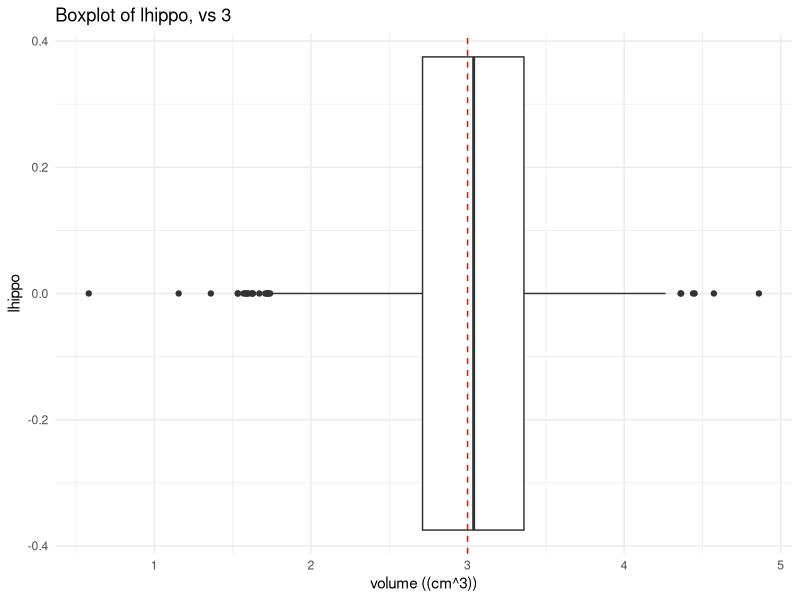
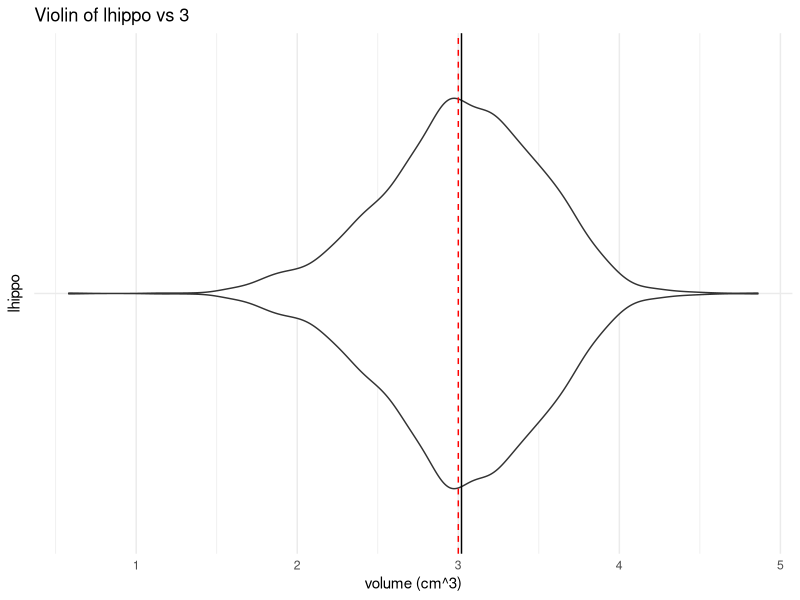
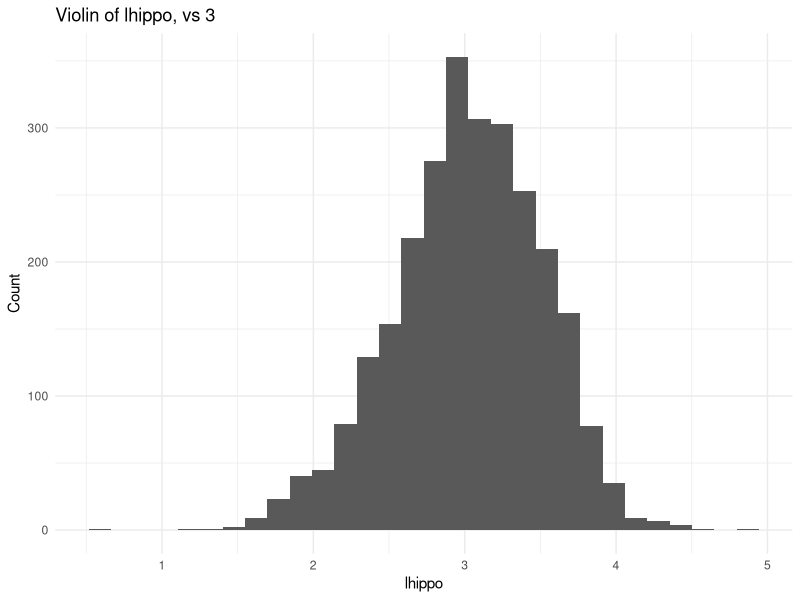
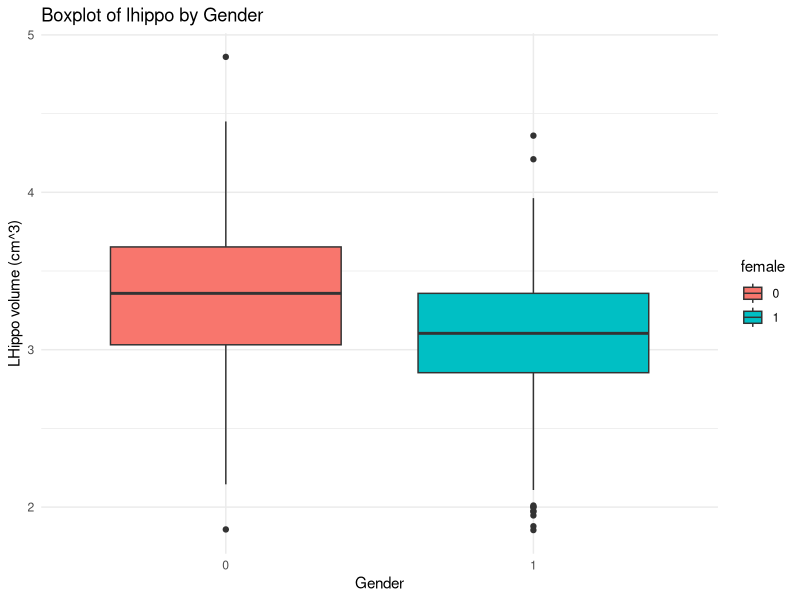
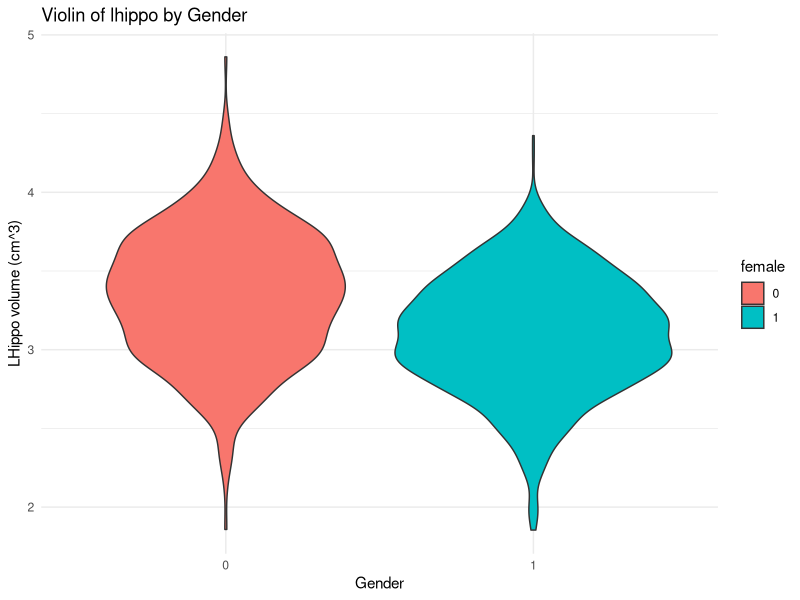
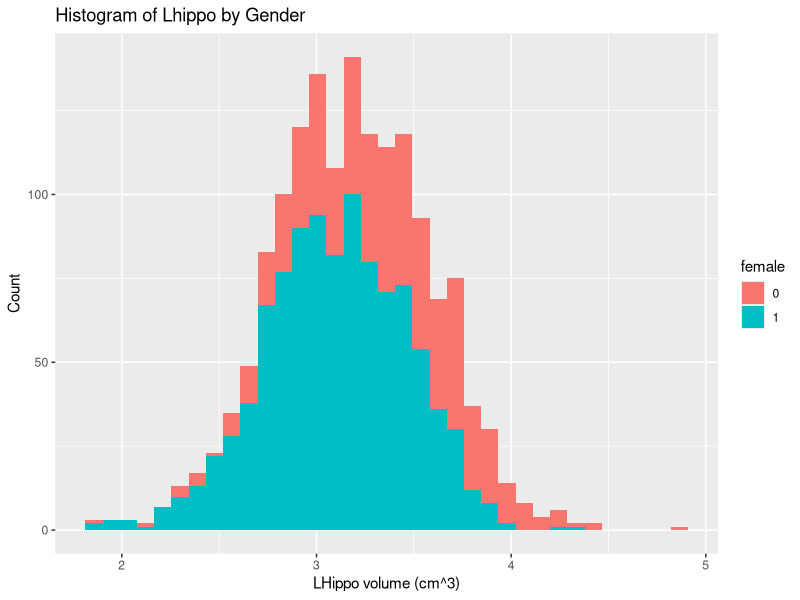
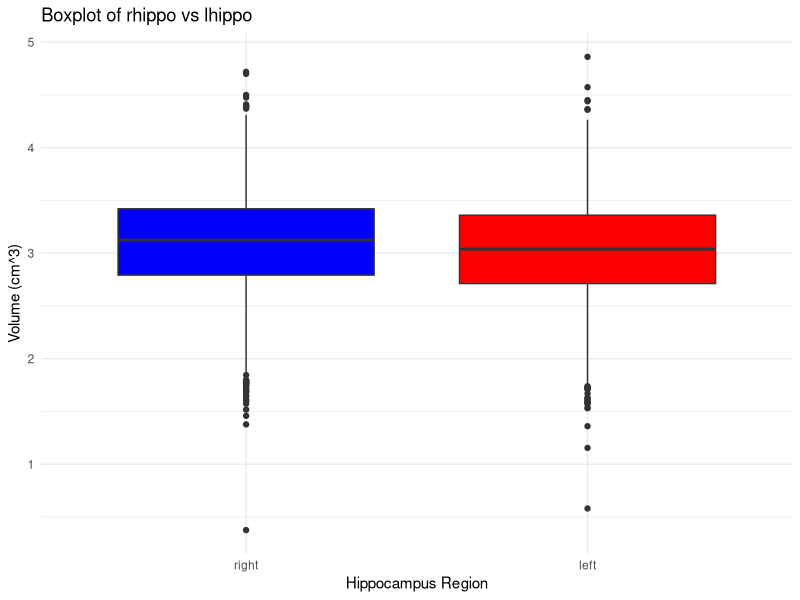
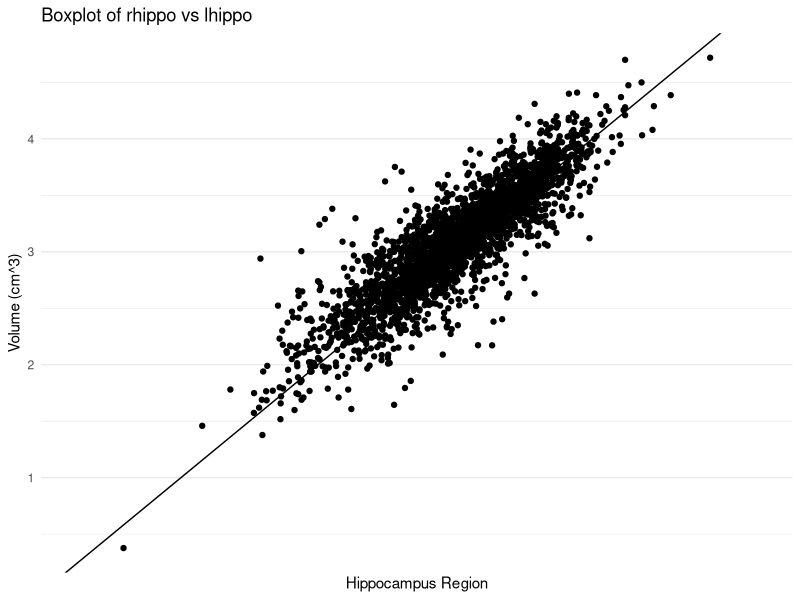

Reproduce these figures in R, in order.
## ---- chunk 1
#| code-fold: true
#| 
library(tidyverse)
library(ggplot2)
## ---- chunk 2
#| code-fold: true

alzheimer_data <- read.csv('data/alzheimer_data.csv') %>% 
  select(id, diagnosis, age, educ, female, height, weight, lhippo, rhippo) %>% 
  mutate(diagnosis = as.factor(diagnosis), 
         female = as.factor(female))


alzheimer_healthy <- read.csv('data/alzheimer_data.csv') %>% 
  select(id, diagnosis, age, educ, female, height, weight, lhippo, rhippo) %>% 
  mutate(diagnosis = as.factor(diagnosis),
         female = as.factor(female)) %>% 
  filter(diagnosis==0)
## ---- chunk 3
#| code-fold: true
ggplot(data= alzheimer_data,
       mapping= aes(x= lhippo)) +
  geom_boxplot() +
  geom_vline(xintercept= 3, 
             color= "red",
             lty= 2)+
  labs(
    title="Boxplot of lhippo, vs 3",
    x="volume ((cm^3))",
    y="lhippo") +  
  theme_minimal()
## ---- chunk 4
#| code-fold: true

ggplot(data= alzheimer_data,
       mapping= aes(x= lhippo, y="")) +
  geom_violin() +
  geom_vline(xintercept= 3, 
             color= "red",
             lty= 2)+
  geom_vline(xintercept= mean(alzheimer_data$lhippo), 
             color= "black")+
  labs(
    title="Violin of lhippo vs 3",
    x="volume (cm^3)",
    y="lhippo") +  
  theme_minimal()
## ---- chunk 5
#| code-fold: true

ggplot(data= alzheimer_data,
       mapping= aes(x= lhippo)) +
  geom_histogram(bins = 30) +
  labs(
    title="Violin of lhippo, vs 3",
    x="lhippo",
    y="Count") +  
  theme_minimal() 
## ---- chunk 6
#| code-fold: true
mean(alzheimer_healthy$lhippo)
## ---- chunk 7
#| code-fold: true
n=length(alzheimer_healthy$lhippo)
(mean(alzheimer_healthy$lhippo)-3)/ (sd(alzheimer_healthy$lhippo)/sqrt(n))
## ---- chunk 8
    #| code-fold: true
    pt(17.72495, df=n-1, lower.tail=F)
## ---- chunk 9
    #| code-fold: true
    pt(-17.72495, df=n-1, lower.tail=T)
## ---- chunk 10
    #| code-fold: true
    pt(17.72495, df=n-1, lower.tail=F) + pt(-17.72495, df=n-1, lower.tail=T)
## ---- chunk 11
#| code-fold: true

#the default test is two-tailed/sided
t.test(alzheimer_healthy$lhippo, mu=3)  
## ---- chunk 12
#| code-fold: true
#use the CDF of t to compute p-value
pt(17.72495, df=n-1, lower.tail=T)

#use t-test
t.test(alzheimer_healthy$lhippo, mu=3, alternative = "less")  
## ---- chunk 13
#| code-fold: true
#use the CDF of t to compute p-value
pt(17.72495, df=n-1, lower.tail=F)
#use t-test
t.test(alzheimer_healthy$lhippo, mu=3, alternative = "greater")  
## ---- chunk 14
#| code-fold: true
phat=mean(alzheimer_healthy$lhippo>3)
phat

phat.se=sqrt(phat*(1-phat)/n)
phat.se

(phat-0.5)/phat.se

#p-value
pnorm((phat-0.5)/phat.se, lower.tail = F) # p value close to zero indicating this is extreeme value unlikely to have occurred under the null
## ---- chunk 15
#| code-fold: true

ggplot(data= alzheimer_healthy,
       mapping= aes(x= female, 
                    y=lhippo,
                    fill=female)) +
  geom_boxplot()+
  labs(
    title="Boxplot of lhippo by Gender",
    x="Gender",
    y="LHippo volume (cm^3)") +  
  theme_minimal()
## ---- chunk 16
#| code-fold: true
ggplot(data= alzheimer_healthy,
       mapping= aes(x= female, 
                    y=lhippo,
                    fill=female)) +
  geom_violin()+
  labs(
    title="Violin of lhippo by Gender",
    x="Gender",
    y="LHippo volume (cm^3)") +  
  theme_minimal()
## ---- chunk 17
#| code-fold: true
ggplot(data= alzheimer_healthy,
       mapping= aes(x=lhippo,
                    fill=female)) +
  geom_histogram(bins=35)+
  labs(
    title="Histogram of Lhippo by Gender",
    x="LHippo volume (cm^3)",
    y="Count") 
## ---- chunk 18
#| code-fold: true
t.test(alzheimer_healthy$lhippo[alzheimer_healthy$female==0], alzheimer_healthy$lhippo[alzheimer_healthy$female==1])

t.test(alzheimer_healthy$lhippo ~ alzheimer_healthy$female)
## ---- chunk 19
#| code-fold: true

ggplot(data = alzheimer_data) +
  geom_boxplot(aes(x = factor(1), y = rhippo), fill = "blue") +
  geom_boxplot(aes(x = factor(2), y = lhippo), fill = "red") +
  labs(
    title = "Boxplot of rhippo vs lhippo",
    x = "Hippocampus Region",
    y = "Volume (cm^3)"
  ) +
  scale_x_discrete(labels = c("right", "left")) +  # Adjust x-axis labels
  theme_minimal()
## ---- chunk 20
#| code-fold: true

ggplot(data = alzheimer_data) +
  geom_point(aes(x = lhippo, y = rhippo)) +  labs(
    title = "Boxplot of rhippo vs lhippo",
    x = "Hippocampus Region",
    y = "Volume (cm^3)"
  ) +
  geom_abline(intercept = 0, slope=1)+
  scale_x_discrete(labels = c("right", "left")) +  # Adjust x-axis labels
  theme_minimal()
## ---- chunk 21
#| code-fold: true
alzheimer_data$hippo.diff=alzheimer_data$rhippo - alzheimer_data$lhippo
ggplot(data = alzheimer_data) +
  geom_histogram(aes(x = hippo.diff, fill = "rhippo"), alpha = 0.6, bins = 40) +
  geom_vline(xintercept = 0)+
  labs(
    title = "Histogram of right vs left Hippocampus",
    x = "Volume (cm^3)",
    y = "Count"
  ) +
  theme_minimal()
## ---- chunk 22
#| code-fold: true
t.test(alzheimer_data$rhippo, alzheimer_data$lhippo, paired = T)

#equivalently, 
t.test(alzheimer_data$rhippo- alzheimer_data$lhippo)
## ---- chunk 23
#| code-fold: true

alzheimer_data$bigger_right <- as.factor(ifelse(alzheimer_data$rhippo > alzheimer_data$lhippo,"Right Bigger", "Left Bigger"))

table_prop <- prop.table(table(alzheimer_data$female, alzheimer_data$bigger_right))
rownames(table_prop) <- c("Male", "Female")
print(table_prop)

ggplot(data = alzheimer_data,
       aes(x = female, fill = bigger_right)) +
  geom_bar(position = "dodge") +
  labs(
    title = "Distribution of Gender by Diagnosis",
    x = "Gender",
    y = "Count"
  )  +  
  theme_minimal()
## ---- chunk 24
#| code-fold: true

table(alzheimer_data$rhippo>alzheimer_data$lhippo,
      alzheimer_data$female)

chisq.test(table(alzheimer_data$rhippo>alzheimer_data$lhippo,
      alzheimer_data$female))
## ---- chunk 25
#| code-fold: true
#| fig-align: center

alzheimer_healthy$hippo = (alzheimer_healthy$lhippo+alzheimer_healthy$rhippo)/2

plot(alzheimer_healthy$age, alzheimer_healthy$hippo)

ggplot(alzheimer_healthy, 
       aes(x=age,y=hippo))+
  geom_point()+
  labs(
    title="Scatterplot of Hippo vs Age: Healthy Adults",
    x="Age (Years)",
    y="Hippo (cm^3)") +  
  theme_minimal()
## ---- chunk 26
#| code-fold: true

cor.test(alzheimer_healthy$age, alzheimer_healthy$hippo)

#alternatively, we can use linear regression
summary(lm(alzheimer_healthy$hippo ~ alzheimer_healthy$age))
## ---- chunk 27
#| code-fold: true

ggplot(alzheimer_data,
       aes(x=diagnosis,
           y=lhippo,
           fill=diagnosis))+
  geom_boxplot()+
  labs(
    title="Boxplot of L-Hippo vs Diagnosis",
    x="Diagnosis",
    y="L-Hippo (cm^3)") +  
  theme_minimal()
## ---- chunk 28
#| code-fold: true

ggplot(alzheimer_data,
       aes(x=diagnosis,
           y=lhippo,
           fill=diagnosis))+
  geom_violin()+
  labs(
    title="Violin Plot of L-Hippo vs Diagnosis",
    x="Diagnosis",
    y="L-Hippo (cm^3)") +  
  theme_minimal()
## ---- chunk 29
#| code-fold: true

ggplot(data= alzheimer_data,
       mapping= aes(x=lhippo,
                    fill=diagnosis)) +
  geom_histogram(bins=35)+
  labs(
    title="Histogram of Lhippo by Diagnosis",
    x="LHippo volume (cm^3)",
    y="Count")
## ---- chunk 30
#| code-fold: true

summary(aov(alzheimer_data$lhippo ~ alzheimer_data$diagnosis))

#equivalently
summary(aov(lhippo ~ diagnosis, data=alzheimer_data))

## ---- chunk 31
#| code-fold: true
model <- aov(lhippo ~ diagnosis, data = alzheimer_data)
TukeyHSD(model)
